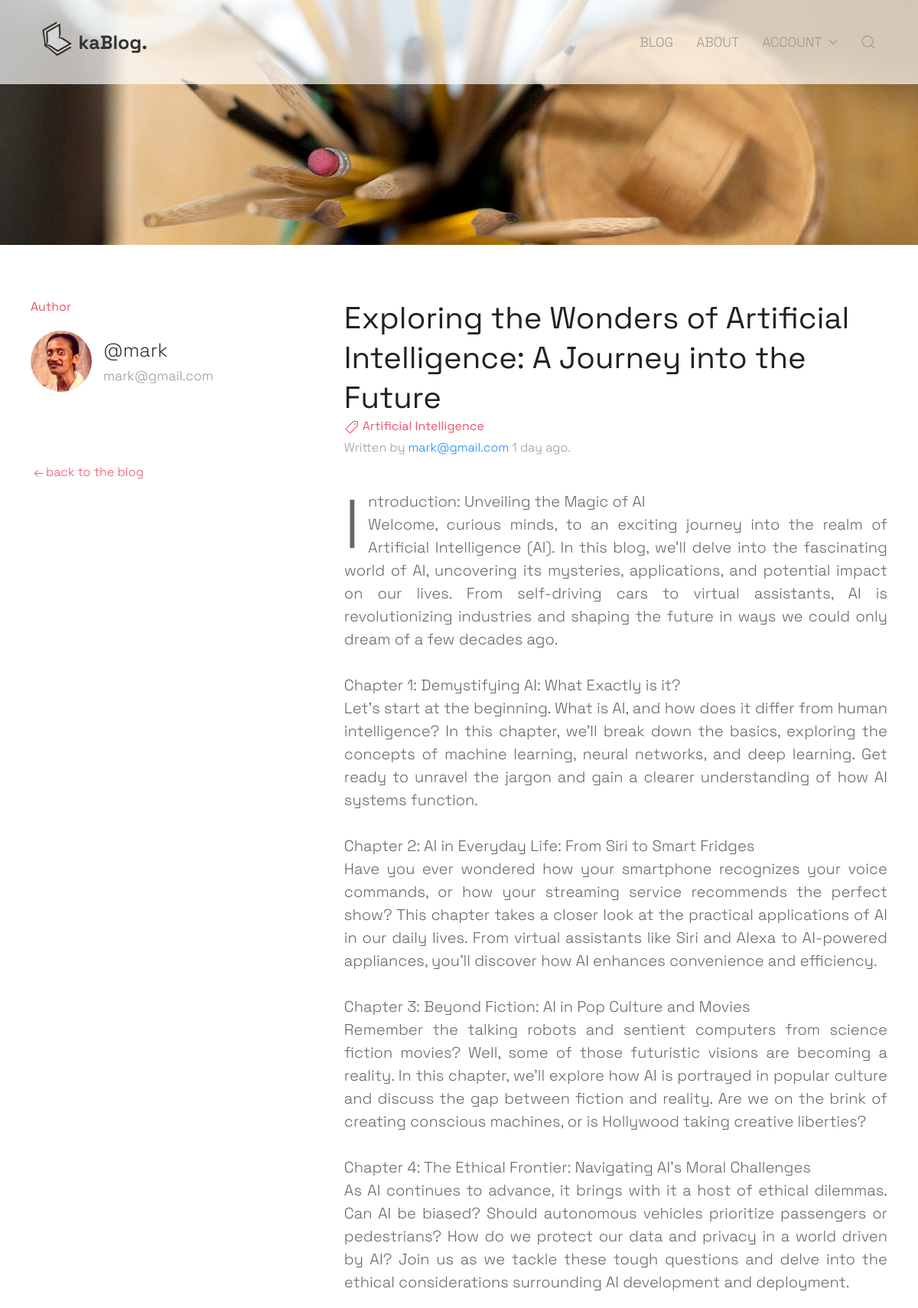
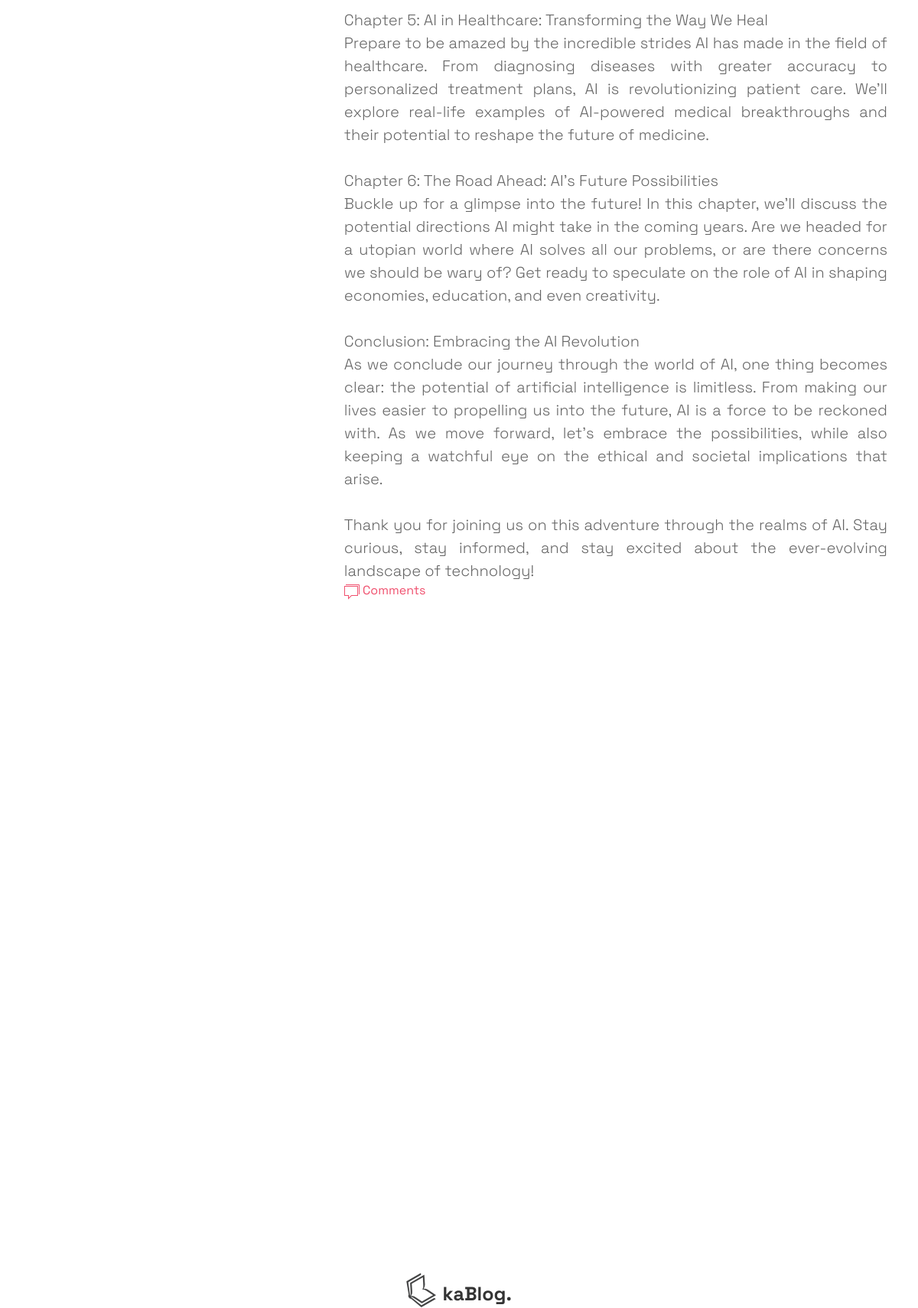
/blog/5/ (upper part), run on the app's committed database (2 pictures, top to bottom).
### blog/models.py (models this page shows, shortened)
class Blog(models.Model):
    author = models.ForeignKey(User, on_delete=models.SET_NULL, null=True)
    participants = models.ManyToManyField(User, related_name="participants", blank=True)
    topic = models.ForeignKey(Topic, on_delete=models.SET_NULL, null=True)
    title = models.CharField(max_length=200)
    description = models.TextField(null=True, blank=True)
    updated = models.DateTimeField(auto_now=True)
    created = models.DateTimeField(auto_now_add=True)
    featured_image=models.ImageField(null=True, blank=True, verbose_name='Featured image', upload_to = user_directory_path)
    isupdated=models.BooleanField(default=False)
    """ class Meta:
        ordering = ["-updated", "-created"] """

class Topic(models.Model):
    name = models.CharField(max_length=200)
    def __str__(self):
        return self.name

### creds/models.py (models this page shows)
class User(AbstractUser):
    name=models.CharField(max_length=200, null=True, verbose_name='Full Name')
    email=models.EmailField(verbose_name="Email address", max_length=255, unique=True,)
    bio=models.TextField(null=True, blank=True)
    avatar=models.ImageField(null=True, verbose_name='Profile piture', upload_to = user_directory_path, default='avatar/avatar.png')
    USERNAME_FIELD="email"
    REQUIRED_FIELDS=[]

### blog/views.py (the view)
# urls.py: path("blog/<int:pk>/", blog, name="page-blog"),
def blog(request, pk):
    blog = Blog.objects.get(id=pk)
    topic=blog.topic
    print(topic)
    if request.method == "POST":
        comment = Comment.objects.create(author=request.user, blog=blog, comment=request.POST.get("comment"))
        blog.participants.add(request.user)
        return redirect("page-blog", pk=blog.id)
    related_posts=Blog.objects.filter(topic__name__iexact=topic).exclude(id=pk)[:10]
    participants = blog.participants.all()
    comments = blog.comment_set.all()  # ordering is defined in the model directly
    context = {
        "blog": blog,
        "comments": comments,
        "participants": participants,
        "related_posts": related_posts,
    }
    return render(request, "blog/blog.html", context)

### blog/templates/blog/blog.html (shortened to what this page needs)
{% extends 'base.html' %}
{% block pageheading %}
  {% include 'pageheading-small.html' %}
  {% block navigation %}
    {% include 'navigation.html' %}
  {% endblock %}
{% endblock %}
{% block sidebar %}
    <div>
        <h5 class="uk-text-danger">Author</h5>
        <ul class="uk-comment-list">
            <li>
                <article class="uk-comment" role="comment">
                    <header class="uk-comment-header">
                        <div class="uk-grid-small uk-flex-middle" uk-grid>
                            <div class="uk-width-auto">
                                <img class="uk-comment-avatar uk-border-circle" src="{{blog.author.avatar.url}}"
                                    width="80" height="80" alt="">
                            </div>
                            <section class="uk-width-expand">
                                <h5 class="uk-comment-title uk-margin-remove uk-link-reset"><a
                                        href="{% url 'user-profile' blog.author.id %}">@{{blog.author.username}}</a></h5>
                                <time class="uk-comment-meta">{{blog.author.email}}</time>
                            </section>
                        </div>
                    </header>
                </article>
            </li>
        </ul>
    </div>
    <small><a href="{% url 'page-blogs' %}" class="uk-text-danger mdc-link-no-line"><span uk-icon="icon: arrow-left"></span>back to the blog</a></small>
{% endblock %}
{% block content %}
    <section class="uk-margin-medium-bottom">
        <h2 class="uk-text-secondary uk-margin-remove-bottom uk-margin-remove-top">{{ blog.title }}</h2>
        <small class="uk-text-muted"><h5 class="uk-text-danger uk-margin-remove-bottom"><span uk-icon="tag"></span> {{blog.topic|title}}</h5>
            Written by <a href="{% url 'user-profile' blog.author.id %}">{{ blog.author }}</a> {{ blog.created|timesince }} ago.
        </small>
    </section>
    <div id="wrapper-content" class="uk-dropcap uk-text-justify">
    {{ blog.description|linebreaksbr }}
    </div>
    <div>
        {% if comments|length > 0 %}
        <h5 class="uk-text-danger"><span uk-icon="icon: comments"></span> Comments</h5>
        <ul class="uk-comment-list" uk-scrollspy="cls: uk-animation-fade; target: .uk-comment; delay: 200;">
            {% for comment in comments %}
            <li>
            </li>
          {% endfor %}
        </ul>
        {%endif%}
    </div>
{% endblock %}

### templates/base.html (shortened to what this page needs)
<!DOCTYPE html>
<html lang="en">
    {% load static %}
<head>
    <link rel="stylesheet" href="{% static 'styles/uikit.css' %}" />
    <link rel="stylesheet" href="{% static 'styles/custom.css' %}">
</head>
<body>
    <main class="uk-grid-medium" uk-grid uk-filter="target: .js-filter">
        <header class="uk-width-1-1">
            {% block pageheading %}
            {% endblock pageheading %}
        </header>
        <aside class="uk-width-1-3@m uk-width-1-4@xl uk-visible@m">
            <div class="uk-card-body uk-position-z-index" uk-sticky="end: #wrapper-content; offset: 0">
                <div class="uk-grid-large" uk-grid>
                    {% block sidebar %}
                    {% endblock sidebar %}
                </div>
            </div>
        </aside>
        <div id="wrapper-content" class="uk-width-expand@m">
            <div class="uk-card-body">
                {% block content %}
                {% endblock content %}
            </div>
        </div>
        <footer class="uk-width-1-1 uk-text-center uk-text-small uk-margin-remove-top">
            <div class="uk-height-small"></div>
            <div class="uk-card-body uk-padding-remove-top">
                <a class="uk-navbar-item uk-logo" href="{% url 'page-blogs' %}" aria-label="Back to Home"><img src="{% static 'images/logov3.png' %}"
                        class="uk-margin-remove-right uk-margin-small-bottom mdc-logo-small" alt="kaBlog.">
                    <h4 class="uk-margin-remove uk-text-bold">kaBlog.</h4>
                </a>
            </div>
        </footer>
    </main>
</body>
</html>

### templates/pageheading-small.html (shortened to what this page needs)
{% load static %}
<div id="image-header" class="mdc-header-image _small uk-flex uk-flex-center uk-flex-middle uk-background-cover uk-padding-small uk-padding-remove-bottom" data-src="{% static 'images/o2.jpg' %}" uk-img>
</div>

### templates/navigation.html (shortened to what this page needs)
{% load static %}
<div class="mdc-semi-transparent uk-position-top">
    <nav class="uk-navbar-container uk-navbar-transparent uk-padding-small"
        uk-sticky="end: #image-header">
        <div uk-navbar class="uk-margin-medium-left uk-margin-medium-right">
            <div class="uk-navbar-left">
                <a class="uk-navbar-item uk-logo" href="/" aria-label="Back to Home"><img
                        src="{% static 'images/logov3.png' %}"
                        class="uk-margin-remove-right uk-margin-small-bottom mdc-logo-small"
                        alt="kaBlog.">
                    <h4 class="uk-margin-remove uk-text-bold">kaBlog.</h4>
                </a>
            </div>
            <div class="uk-navbar-right">
                <ul class="uk-navbar-nav uk-visible@m">
                    {% if request.user.is_authenticated %}
                    <li>
                        <a href="{% url 'page-blogs' %}">Blog<span uk-navbar-parent-icon></span></a>
                        <div class="uk-navbar-dropdown">
                            <ul class="uk-nav uk-navbar-dropdown-nav">
                                <li><a href="{% url 'new-blog' %}">New Blog</a></li>
                            </ul>
                        </div>
                    </li>
                    {% else %}
                    <li><a href="{% url 'page-blogs' %}">Blog</a></li>
                    {% endif %}
                    <li><a href="#">About</a></li>
                    <li>
                        <a href="#">Account<span uk-navbar-parent-icon></span></a>
                    </li>
                </ul>
                <div>
                    <a class="uk-navbar-toggle" href="#modal-full" uk-search-icon uk-toggle></a>
                </div>
            </div>
    </nav>
</div>

### blog/templates/blog/list_sidebar_recentactivity.html (shortened to what this page needs)
{% if recent|length %}
{% load static %}
{% endif %}

### static/styles/custom.css (style rules this page uses)
* { box-sizing: border-box; font-family: 'Space Grotesk', sans-serif !important; font-weight: 300; }
html { font-size: clamp(16px, 3.5vw, 20px); line-height: 1.5em; }
.mdc-header-image { height: max(700px, 42vw) }
.mdc-header-image._small { height: max(320px, 18vw) }
.uk-logo * { font-weight: 700 !important; }
.mdc-semi-transparent { background-color: transparent; }
.mdc-semi-transparent .uk-navbar-container, .mdc-semi-transparent .uk-navbar-dropdown.uk-drop { background-color: #ffffffad; }
.mdc-link-no-line a, a.mdc-link-no-line { text-decoration: none; }
.mdc-logo-small { width: 2rem; }

### data on the page
Blog: author.avatar (picture), author.username "mark", author.email "mark@gmail.com", title "Exploring the Wonders of Artificial Intelligence: A Journey into the Future", topic "Artificial Intelligence", author "mark@gmail.com", created "1 day", description "Introduction: Unveiling the Magic of AI Welcome, curious minds, to an exciting journey into the realm of Artificial Intelligence (AI). In this blog, we'll delve into the fascinating world of AI, uncovering its mysteries, applications, and potential impact on our lives. From self-driving cars to virtual assistants, AI is revolutionizing industries and shaping the future in ways we could only dream of a few decades ago. Chapter 1: Demystifying AI: What Exactly is it? Let's start at the beginning. What is AI, and how does it differ from human intelligence? In this chapter, we'll break down the basics, exploring the concepts of machine learning, neural networks, and deep learning. Get ready to…"
